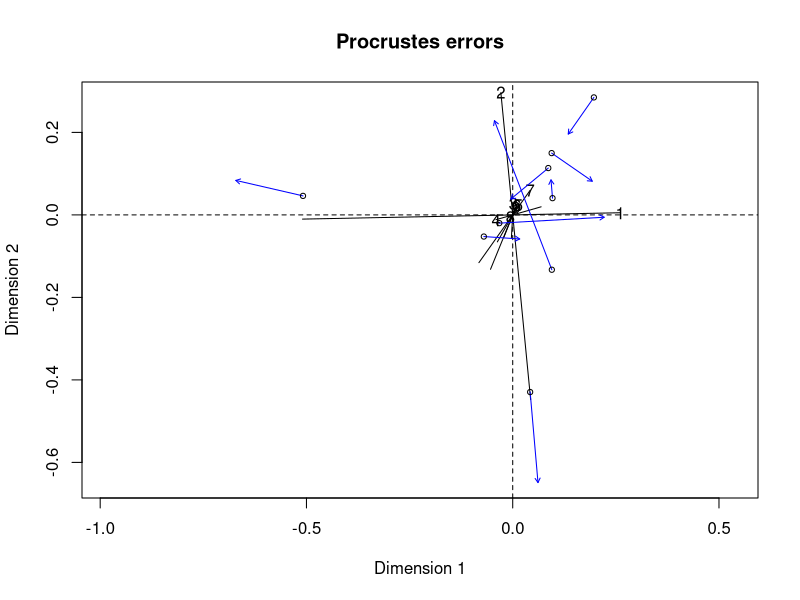

The R source for this figure:
library(tidyverse) # for figures, pipes etc.
library(vegan) # for NMDS
library(ggpubr) # for arranging figures


### Mantel test ####

# Compare benthic inverts to emerging inverts in each community

benthic <- read.csv("Data/benthics_rares_rel.csv") # veg QCC samples, rares (<=2) removed and rel. by col max
emerge <- read.csv("Data/inverts_rare_rel_2018.csv") # 2018 emergent community, rares and rel. same as above

str(benthic)
str(emerge)

##### Mantel tests ######
?mantel

## uninvaded Mantel first first

uninvaded.b <- subset(benthic,
                      Habitat =="Uninvaded")

uninvaded.b.inverts <- uninvaded.b[,4:25]
uninvaded.b.env <- uninvaded.b[,1:3]


uninvaded.e <- subset(emerge,
                      Habitat =="Uninvaded")

uninvaded.e.inverts <- uninvaded.e[,4:93]
uninvaded.e.env <- uninvaded.e[,1:3]


# B-C dissimilarity matrix 

uninvaded.benthic.bc <- vegdist(uninvaded.b.inverts, method = "bray")
uninvaded.emerge.bc <- vegdist(uninvaded.e.inverts, method = "bray")

(uninvaded.mantel <- mantel(uninvaded.emerge.bc, uninvaded.benthic.bc,
                            method = "pearson",
                            permutations = 999))


#Mantel statistic r: 0.07563 
#Significance: 0.346 

# Upper quantiles of permutations (null model):
#  90%   95%  97.5%   99% 
#  0.241  0.341 0.406 0.456 
# Permutation: free
# Number of permutations: 999


### invaded ###

## invaded Mantel first first

invaded.b <- subset(benthic,
                      Habitat =="Invaded")

invaded.b.inverts <- invaded.b[,4:25]
invaded.b.env <- invaded.b[,1:3]


invaded.e <- subset(emerge,
                      Habitat =="Invaded")

invaded.e.inverts <- invaded.e[,4:93]
invaded.e.env <- invaded.e[,1:3]


# B-C dissimilarity matrix 

invaded.benthic.bc <- vegdist(invaded.b.inverts, method = "bray")
invaded.emerge.bc <- vegdist(invaded.e.inverts, method = "bray")

(invaded.mantel <- mantel(invaded.emerge.bc, invaded.benthic.bc,
                            method = "pearson",
                            permutations = 999))

#Mantel statistic based on Pearson's product-moment correlation 
#Mantel statistic r: -0.3187 
#      Significance: 0.925 

#Upper quantiles of permutations (null model):
#  90%   95% 97.5%   99% 
#0.287 0.350 0.393 0.454 
#Permutation: free
#Number of permutations: 999


###  Restored ###

## Restored Mantel first first

restored.b <- subset(benthic,
                    Habitat =="Restored")

Restored.b.inverts <- restored.b[,4:25]
Restored.b.env <- restored.b[,1:3]


Restored.e <- subset(emerge,
                    Habitat =="Restored")

Restored.e.inverts <- Restored.e[,4:93]
Restored.e.env <- Restored.e[,1:3]


# B-C dissimilarity matrix 

Restored.benthic.bc <- vegdist(Restored.b.inverts, method = "bray")
Restored.emerge.bc <- vegdist(Restored.e.inverts, method = "bray")

(Restored.mantel <- mantel(Restored.emerge.bc, Restored.benthic.bc,
                          method = "pearson",
                          permutations = 999))

#Mantel statistic based on Pearson's product-moment correlation 
#Mantel statistic r: 0.1133 
#      Significance: 0.319 

#Upper quantiles of permutations (null model):
#  90%   95% 97.5%   99% 
# 0.260 0.322 0.362 0.398 
#Permutation: free
#Number of permutations: 999

############ Procrustes #############

(res.pro <- procrustes(Restored.emerge.bc, Restored.benthic.bc))

summary(res.pro)
plot(res.pro)







